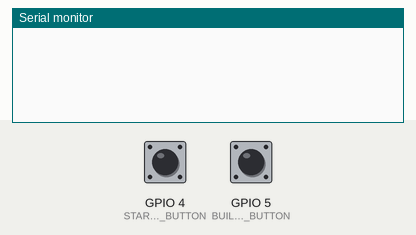
Recording of a sketch running on a simulated ESP32-S3. Shown: the last lines printed to the serial monitor. The inputs (shaded band) are chosen by the test bench; at power-on: GPIO 4 (START_MEETING_BUTTON) HIGH, GPIO 5 (BUILD_SESSION_BUTTON) HIGH.

Above: at 1.2 s.
1.3 s: GPIO 4 (START_MEETING_BUTTON) pulled LOW for 0.15 s
At 2.4 s:
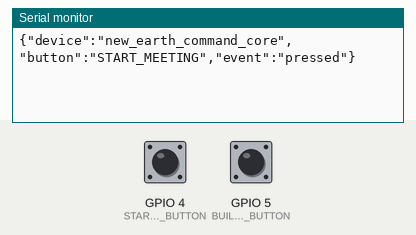
2.9 s: GPIO 5 (BUILD_SESSION_BUTTON) pulled LOW for 0.15 s
At 3.6 s:
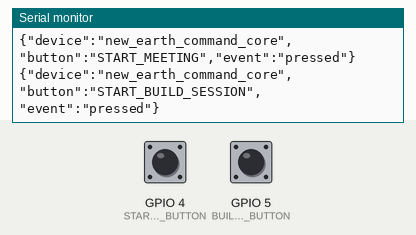

The sketch:

firmware_pseudocode.ino
```cpp
// ESP32-S3 New Earth Command Core V0.1 pseudocode

const int START_MEETING_BUTTON = 4;
const int BUILD_SESSION_BUTTON = 5;

void setup() {
  Serial.begin(115200);
  pinMode(START_MEETING_BUTTON, INPUT_PULLUP);
  pinMode(BUILD_SESSION_BUTTON, INPUT_PULLUP);
}

void loop() {
  if (digitalRead(START_MEETING_BUTTON) == LOW) {
    Serial.println("{\"device\":\"new_earth_command_core\",\"button\":\"START_MEETING\",\"event\":\"pressed\"}");
    delay(500);
  }

  if (digitalRead(BUILD_SESSION_BUTTON) == LOW) {
    Serial.println("{\"device\":\"new_earth_command_core\",\"button\":\"START_BUILD_SESSION\",\"event\":\"pressed\"}");
    delay(500);
  }
}
```

Measured:
- after the input at 1.3 s, the serial monitor: prints a new line at once (image 1)
- after the input at 2.9 s, the serial monitor: prints a new line at once (image 2)
